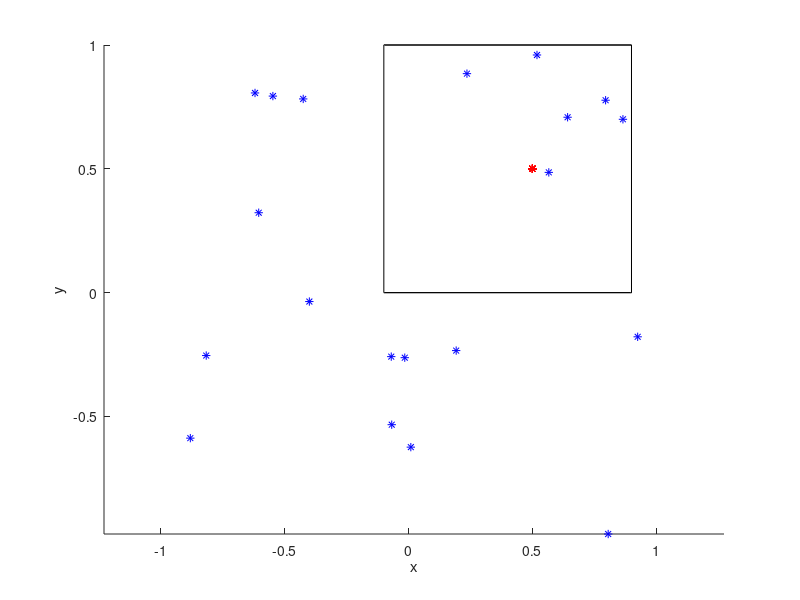

The MATLAB source for this figure: (Note: this script raises an error after producing the figure.)
function TestLinesTriangleIntersection()
    close all

    % Define set of triangles by vertices and faces
    vertices = [0 0 0; 0 1 0; 1 1 0; 1 0 0; 0 0 1; 0 1 1; 1 1 1; 1 0 1]; % 8 vertices of an open cube
    % Shift cube  
    vertices(:,1) = vertices(:,1) - 0.1;
    faces = [1 5 6; 1 6 2; 2 6 7; 2 7 3; 3 7 8; 3 8 4; 4 8 5; 4 5 1]; % 12 triangles of the cube

    % Plot the triangles
    figure;
    patch('Vertices',vertices,'Faces',faces,'FaceColor','red','EdgeColor','black');
    xlabel('x');
    ylabel('y');
    zlabel('z');
    axis equal; 
    
    % Create some start and end points
    pointCount = 20;
    startPoint = [0.5,0.5,0.5];
    point1OnLineSet = repmat(startPoint,pointCount,1);
    point2OnLineSet = 2*(rand(pointCount,3)-0.5);
    
    % Plot the start and end points
    hold on;
    plot3(point1OnLineSet(:,1),point1OnLineSet(:,2),point1OnLineSet(:,3),'r*')
    plot3(point2OnLineSet(:,1),point2OnLineSet(:,2),point2OnLineSet(:,3),'b*')      
    
    % profile clear; profile on;
    [intersectionPoints] = LinesTriangleIntersection(vertices,faces,point1OnLineSet,point2OnLineSet);
    % profile off; profile viewer;

    % Plot the points of intersection
    plot3(intersectionPoints(:,1),intersectionPoints(:,2),intersectionPoints(:,3),'g*');
end           